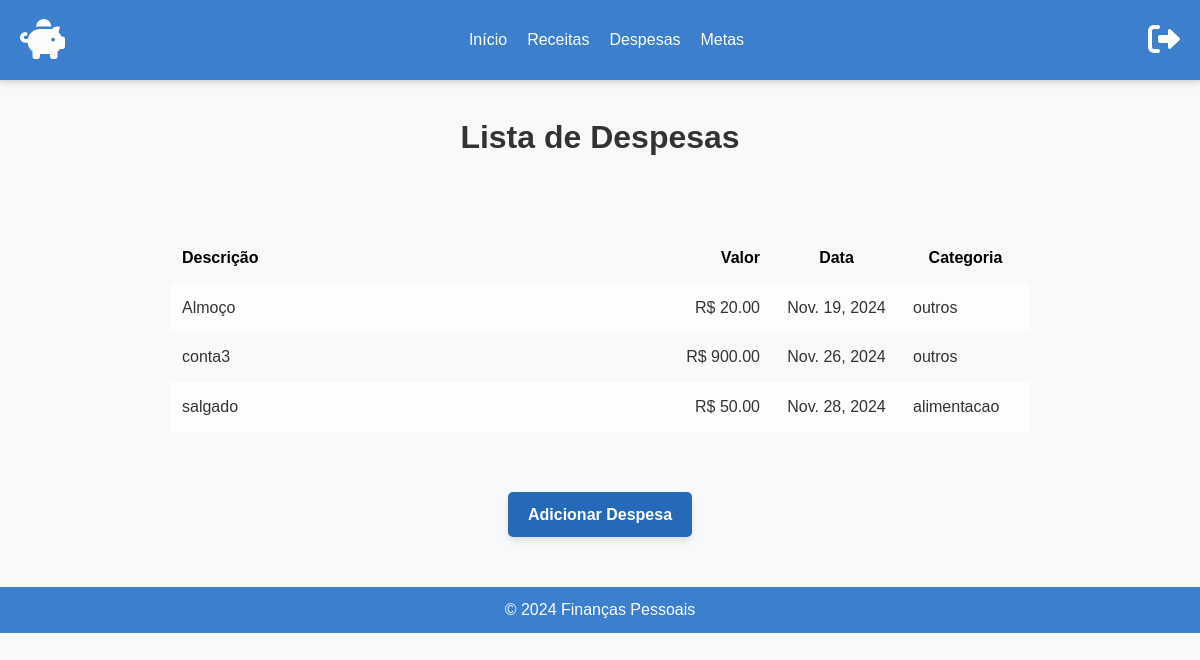
Page /listar_despesas/ (signed in) on the earlier database version.
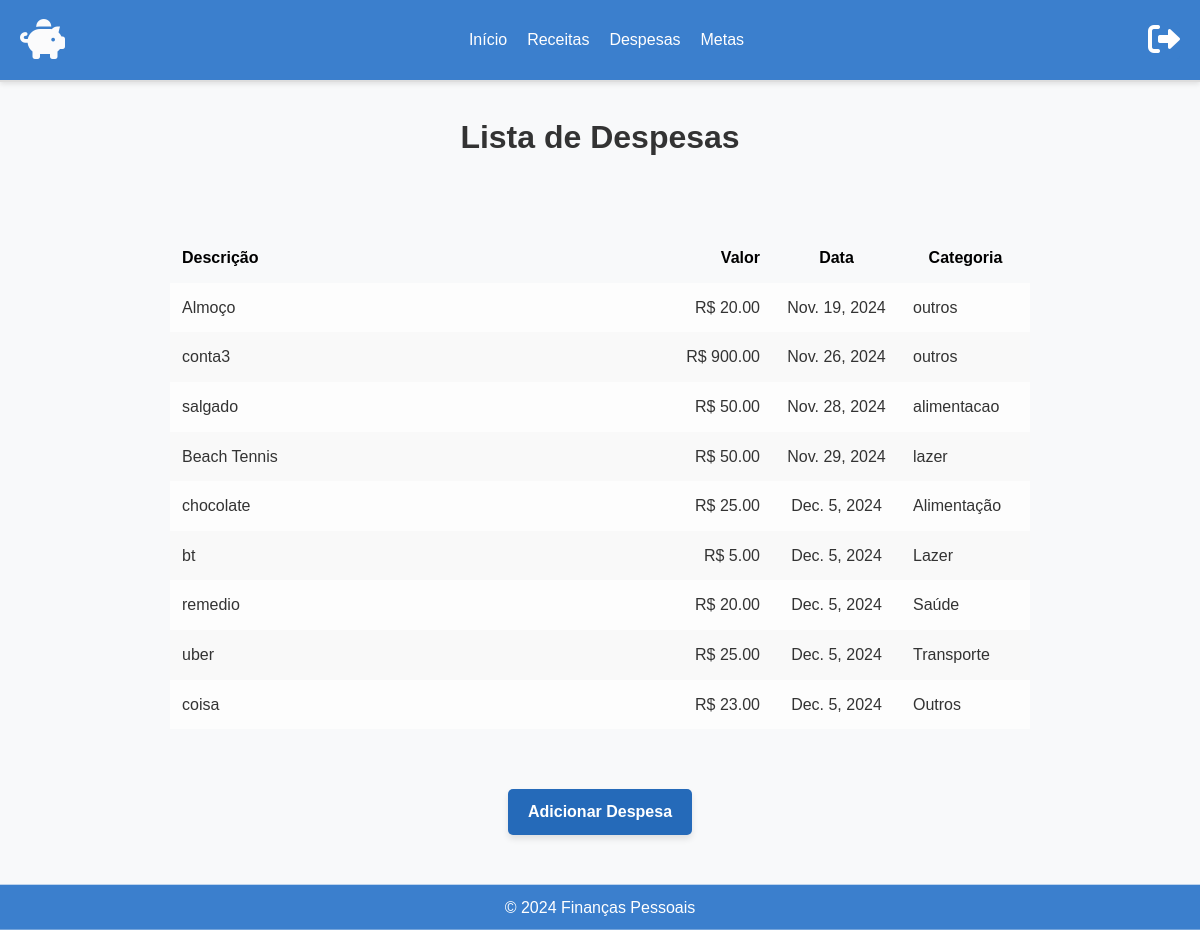
Same page on the later database version.
### core/models.py (models this page shows, shortened)
class Despesa(models.Model):
    usuario = models.ForeignKey(User, on_delete=models.CASCADE)  # Associação com o usuário
    valor = models.DecimalField(max_digits=10, decimal_places=2)  # Valor da despesa
    data = models.DateField()  # Data da despesa
    categoria = models.CharField(max_length=20, choices=CATEGORIAS_CHOICES)  # Categoria da despesa
    descricao = models.CharField(max_length=200, blank=True)  # Descrição da despesa

### core/views.py (the view)
# urls.py: path('listar_despesas/', listar_despesas, name='listar_despesas'),
@login_required
def listar_despesas(request):
    despesas = Despesa.objects.filter(usuario=request.user)
    return render(request, 'core/listar_despesas.html', {'despesas': despesas})

### core/templates/core/listar_despesas.html (shortened to what this page needs)
<!DOCTYPE html>
<html lang="pt-br">
<head>
    <link href="https://cdnjs.cloudflare.com/ajax/libs/font-awesome/6.0.0-beta3/css/all.min.css" rel="stylesheet">
    {% load static %}
    <link rel="stylesheet" href="{% static 'core/styles.css' %}">
</head>
<body>
    <header class="header-container">
        <div class="header-content">
            <a href="/" class="header-logo">
                <i class="fas fa-piggy-bank"></i>
            </a>
            <nav class="header-nav">
                <ul class="nav-list">
                    <li><a href="/" class="nav-link">Início</a></li>
                    <li><a href="/listar_receitas" class="nav-link">Receitas</a></li>
                    <li><a href="/listar_despesas" class="nav-link">Despesas</a></li>
                    <li><a href="/listar_reservas" class="nav-link">Metas</a></li>
                </ul>
            </nav>
            <a>
                <form action="{% url 'logout' %}" method="post" class="header-logout">
                    <button type="submit" class="logout-button">
                        <i class="fas fa-sign-out-alt"></i>
                    </button>
                </form>
            </a>
        </div>
    </header>
    <main>
        <div class="titulo-pagina">
            <h1>Lista de Despesas</h1>
        </div>
        <div class="despesas-container">
            <table class="tabela-despesas">
                <thead class="cabecalho-despesas">
                    <tr>
                        <th class="col-descricao">Descrição</th>
                        <th class="col-valor">Valor</th>
                        <th class="col-data">Data</th>
                        <th class="col-categoria">Categoria</th>
                    </tr>
                </thead>
                <tbody class="corpo-despesas">
                    {% for despesa in despesas %}
                    <tr class="linha-despesa">
                        <td class="col-descricao">{{ despesa.descricao }}</td>
                        <td class="col-valor">R$ {{ despesa.valor|floatformat:2 }}</td>
                        <td class="col-data">{{ despesa.data }}</td>
                        <td class="col-categoria">{{ despesa.get_categoria_display }}</td>
                    </tr>
                    {% empty %}
                    <tr>
                        <td colspan="4" class="mensagem-sem-despesas">Nenhuma despesa registrada.</td>
                    </tr>
                    {% endfor %}
                </tbody>
            </table>
        </div>
        <div class="botao-lista">
            <a href="{% url 'cadastrar_despesa' %}" class="botao-acao">Adicionar Despesa</a>
        </div>
    </main>
    <footer>
        <p>&copy; 2024 Finanças Pessoais</p>
    </footer>
</body>
</html>

### core/static/core/styles.css (style rules this page uses)
body, h1, h2, h3, p, div, nav, footer, header, button { margin: 0; padding: 0; box-sizing: border-box; }
body { font-family: Arial, sans-serif; background-color: #f8f9fa; color: #333; line-height: 1.6; }
.header-container { background-color: #3B7FCD; padding: 10px 20px; border-bottom: 2px solid #ddd; position: sticky; top: 0; width: 100%; z-index: 1000; box-shadow: 0 2px 5px rgba(0, 0, 0, 0.1); }
.header-content { display: flex; justify-content: space-between; align-items: center; margin: 0 auto; width: 100%; }
.header-logo { font-size: 2.5rem; font-weight: bold; color: #fbfbfc; text-decoration: none; line-height: 1.5; }
.header-nav { display: flex; justify-content: center; width: 100%; }
.nav-list { display: flex; list-style: none; margin: 0; padding: 0; gap: 20px; }
.nav-link { color: #fffefe; text-decoration: none; font-size: 1rem; transition: color 0.3s, text-decoration 0.3s; }
.logout-button { background-color: #3B7FCD; color: #fffefe; border-radius: 3px; font-size: 0.9rem; cursor: pointer; border: none; font-size: 2rem; }
footer { background-color: #3B7FCD; color: #fff; text-align: center; position: sticky; bottom: 0; left: 0; width: 100%; padding: 10px 20px; margin-top: 50px; }
.titulo-pagina { padding: 30px; text-align: center; }
.botao-lista { display: flex; justify-content: center; margin: 20px; }
.botao-acao { text-decoration: none; background-color: #256ab9; color: #fff; padding: 10px 20px; border-radius: 5px; font-size: 16px; font-weight: bold; transition: background-color 0.3s ease; box-shadow: 0 4px 6px rgba(0, 0, 0, 0.1); }
.despesas-container { padding: 20px; margin: 0 auto; max-width: calc(100% - 300px); box-sizing: border-box; }
.tabela-despesas { width: 100%; border-collapse: collapse; margin: 20px 0; }
.cabecalho-despesas th { background-color: transparent; color: #000; text-align: left; font-weight: bold; padding: 12px; }
.cabecalho-despesas .col-valor { text-align: right; }
.cabecalho-despesas .col-data, .cabecalho-despesas .col-categoria { text-align: center; }
.col-descricao { width: 40%; }
.col-valor { width: 15%; }
.col-data { width: 15%; }
.col-categoria { width: 10%; }
.corpo-despesas td { padding: 12px; vertical-align: middle; word-wrap: break-word; }
.col-descricao { text-align: left; }
.col-valor { text-align: right; }
.col-data { text-align: center; }
.col-categoria { text-align: left; }
.corpo-despesas tr:nth-child(even) { background-color: #f9f9f9; }
.corpo-despesas tr:nth-child(odd) { background-color: #fdfdfd; }
.linha-despesa td { border: none; }
.col-categoria { width: 40%; }
.col-valor { width: 30%; }

Differences in the rows shown:
added Despesa: descricao "Beach Tennis", valor "50.00", data "Nov. 29, 2024", categoria "lazer"
added Despesa: descricao "chocolate", valor "25.00", data "Dec. 5, 2024", categoria "Alimentação"
added Despesa: descricao "bt", valor "5.00", data "Dec. 5, 2024", categoria "Lazer"
added Despesa: descricao "remedio", valor "20.00", data "Dec. 5, 2024", categoria "Saúde"
added Despesa: descricao "uber", valor "25.00", data "Dec. 5, 2024", categoria "Transporte"
added Despesa: descricao "coisa", valor "23.00", data "Dec. 5, 2024", categoria "Outros"
